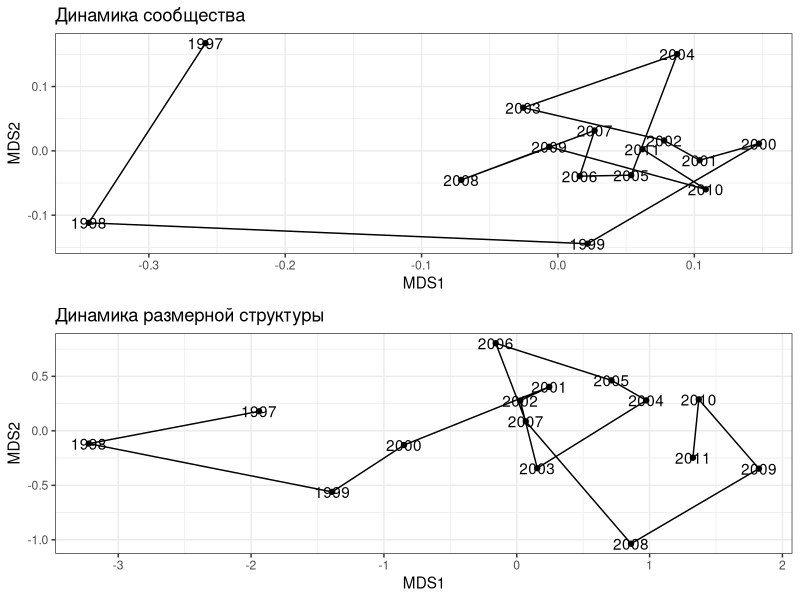
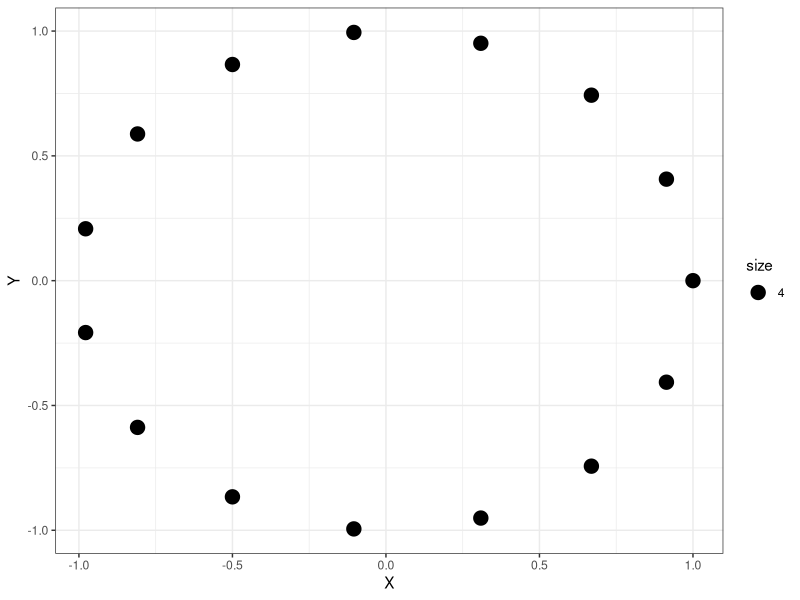
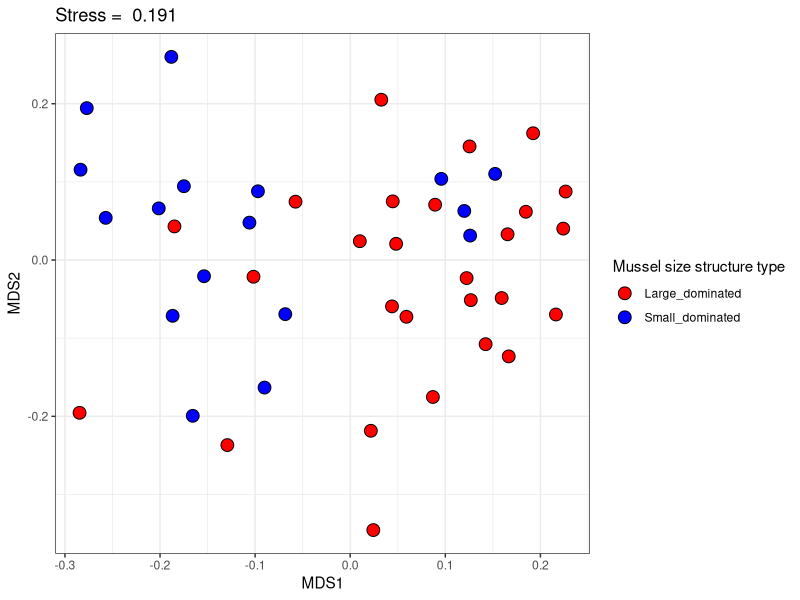
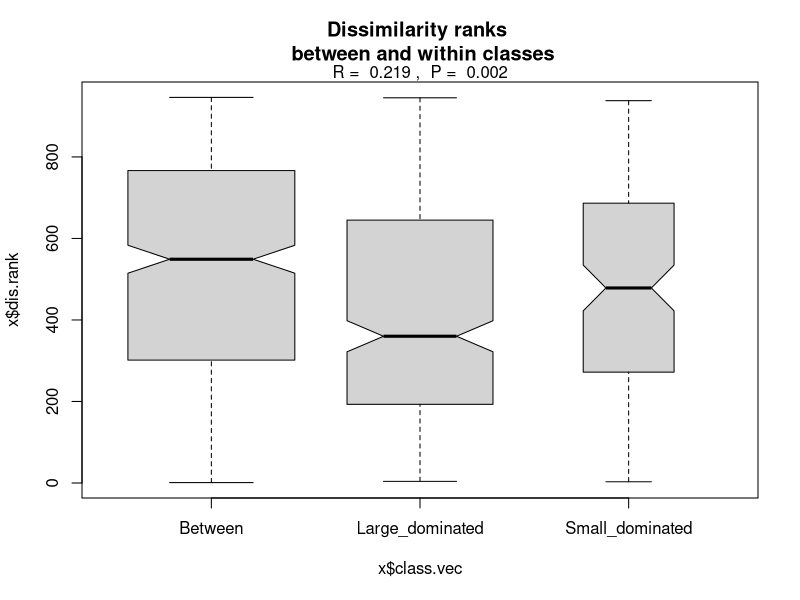
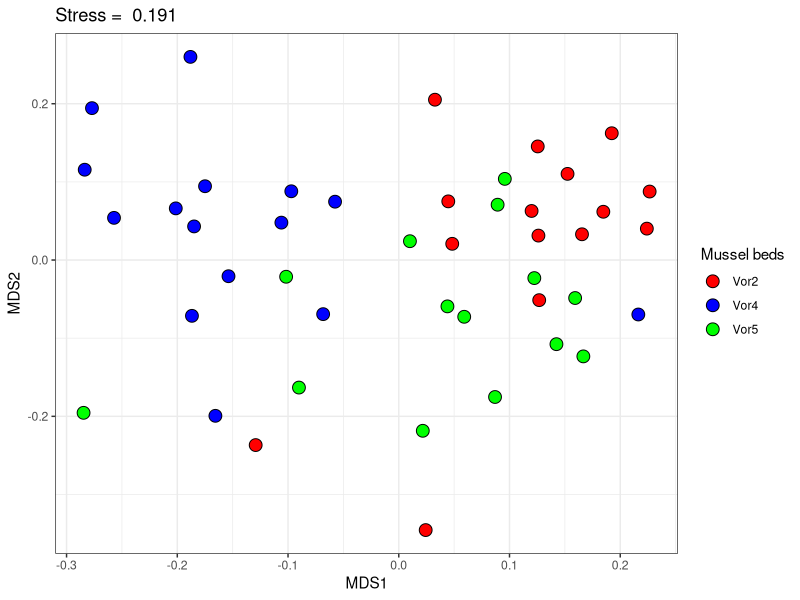
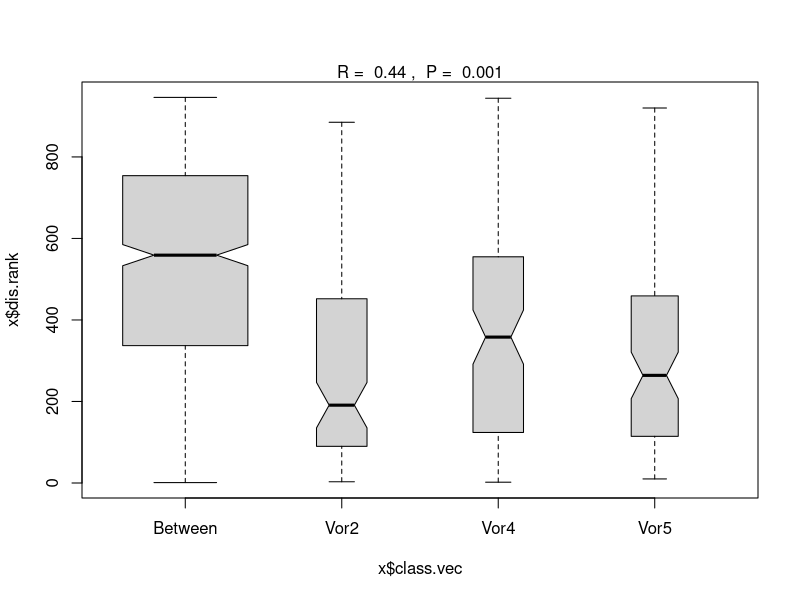

These charts were generated, in order, by the following R code: (Note: this script raises an error after producing the figures.)
## ---- chunk 1
#-- RUN THE FRAGMENT BETWEEN LINES BEFORE COMPILING MARKDOWN
# to configure markdown parsing
options(markdown.extensions = c("no_intra_emphasis", "tables", "fenced_code", "autolink", "strikethrough", "lax_spacing", "space_headers", "latex_math"))
#------
# output options
options(width = 70, scipen = 6, digits = 3)

# to render cyrillics in plots use cairo pdf
options(device = function(file, width = 7, height = 7, ...) {
 cairo_pdf(tempfile(), width = width, height = height, ...)
 })
library(knitr)
# chunk default options
opts_chunk$set(fig.align='center', tidy = FALSE, fig.width = 5, fig.height = 5, warning=FALSE, warning=FALSE, message=FALSE, cache = FALSE)
## ---- chunk 2
com <- read.csv("data/mussel_beds.csv", sep=';', header = T)
ascam <- read.csv("data/ASCAM.csv", sep=';', header = T)
## ---- chunk 3
library(vegan)
log_com <- log(com[,-c(1:3)] + 1)
vor2_log_com <- log_com[com$Bank == "Vor2",]
log_ascam <- log(ascam[, -c(1:2)]+1)
mds_vor2_com <- as.data.frame(metaMDS(vor2_log_com)$points)
vor2_log_ascam <- log_ascam[ascam$Bank == "Vor2",]
mds_vor2_ascam <- as.data.frame(metaMDS(vor2_log_ascam, distance = "euclid" )$points)
## ---- chunk 4
library(ggplot2)
library(gridExtra)
theme_set(theme_bw())

Pl1 <- ggplot(mds_vor2_com, aes(x=MDS1, y=MDS2)) + geom_point() + geom_path() + geom_text(label = com$Year[com$Bank == "Vor2"]) + ggtitle("Динамика сообщества")

Pl2 <- ggplot(mds_vor2_ascam, aes(x=MDS1, y=MDS2)) + geom_point() + geom_path() + geom_text(label = com$Year[com$Bank == "Vor2"]) + ggtitle("Динамика размерной структуры")

grid.arrange(Pl1, Pl2)
## ---- chunk 5
gradient_model <- vegdist(com$Year[com$Bank == "Vor2"], method="euclidian")
gradient_model 
## ---- chunk 6
dist_vor2_com <- vegdist(vor2_log_com, method = "bray")
dist_vor2_ascam <- vegdist(vor2_log_ascam, method = "euclidean")
## ---- chunk 7
mantel(dist_vor2_com, gradient_model)
## ---- chunk 8
mantel(dist_vor2_ascam, gradient_model)
## ---- chunk 9
mantel(dist_vor2_com, dist_vor2_ascam)
## ---- chunk 10
mantel.partial(dist_vor2_com, dist_vor2_ascam, gradient_model)
## ---- chunk 11
cycmod <- function(x){
  points <- data.frame(X=c(1:x), Y=c(1:x))
  for (i in 1:x) {
    points$X[i] <- cos(2*pi*(i-1)/x)
    points$Y[i] <- sin(2*pi*(i-1)/x)
  }
  return(points)
}

qplot(cycmod(nrow(mds_vor2_ascam))$X, cycmod(nrow(mds_vor2_ascam))$Y, xlab="X", ylab="Y", geom = "point", size = 4)
## ---- chunk 12
cycl_model <- round(vegdist(cycmod(nrow(mds_vor2_ascam)), method = "euclidean"))
cycl_model
## ---- chunk 13
mantel(dist_vor2_ascam, cycl_model)
## ---- chunk 14
mantel.partial(dist_vor2_ascam, cycl_model, gradient_model)
## ---- chunk 15
library(vegan)
library(ggplot2)
ord_log_com <- metaMDS(log_com, distance = "bray", k=2)
MDS <- data.frame(ord_log_com$points)
## ---- chunk 16
ggplot(MDS, aes(x = MDS1, y = MDS2, fill = com$Mussel_size)) + geom_point(shape = 21, size = 4) + scale_fill_manual(values = c("red", "blue")) + labs(fill = "Mussel size structure type") + ggtitle(paste("Stress = ", round(ord_log_com$stress, 3), sep = " "))
## ---- chunk 17
com_anosim <- anosim(log_com, 
           grouping = com$Mussel_size, 
           permutations = 999, 
           distance = "bray")
## ---- chunk 18

## ---- chunk 19
summary(com_anosim)
## ---- chunk 20
plot(com_anosim, main = "Dissimilarity ranks \n between and within classes")
## ---- chunk 21
ggplot(MDS, aes(x = MDS1, y = MDS2, fill = com$Bank)) + geom_point(shape = 21, size = 4) + scale_fill_manual(values = c("red", "blue", "green")) + labs(fill = "Mussel beds") + ggtitle(paste("Stress = ", round(ord_log_com$stress, 3), sep = " "))
## ---- chunk 22
bed_anosim <- anosim(log_com, grouping = com$Bank,permutations = 999, distance = "bray")
bed_anosim
## ---- chunk 23
plot(bed_anosim)
## ---- chunk 24
# Vor2 vs Vor4
anosim(log_com [com$Bank %in% c("Vor2", "Vor4"),], 
    grouping = com$Bank[com$Bank %in% c("Vor2", "Vor4")])
## ---- chunk 25
# Vor2 vs Vor5
anosim(log_com[com$Bank %in% c("Vor2", "Vor5"),], grouping = com$Bank[com$Bank %in% c("Vor2", "Vor5")])
## ---- chunk 26
# Vor4 vs Vor5
anosim(log_com [com$Bank %in% c("Vor4", "Vor5"),], grouping = com$Bank[com$Bank %in% c("Vor4", "Vor5")])
## ---- chunk 27
m <- vegdist(as.numeric(com$Bank), method = "euclidean") 
mm <- m
mm[m > 0] <- 1
mm[m == 0] <- 0
mantel(vegdist(log_com), mm, method = "pearson")
## ---- chunk 28
log_com_simper <- simper(log_com, group = com$Mussel_size, permutations = 999)
summary (log_com_simper)
## ---- chunk 29
summary(simper(log_com, group = com$Bank, permutations = 999 ))
